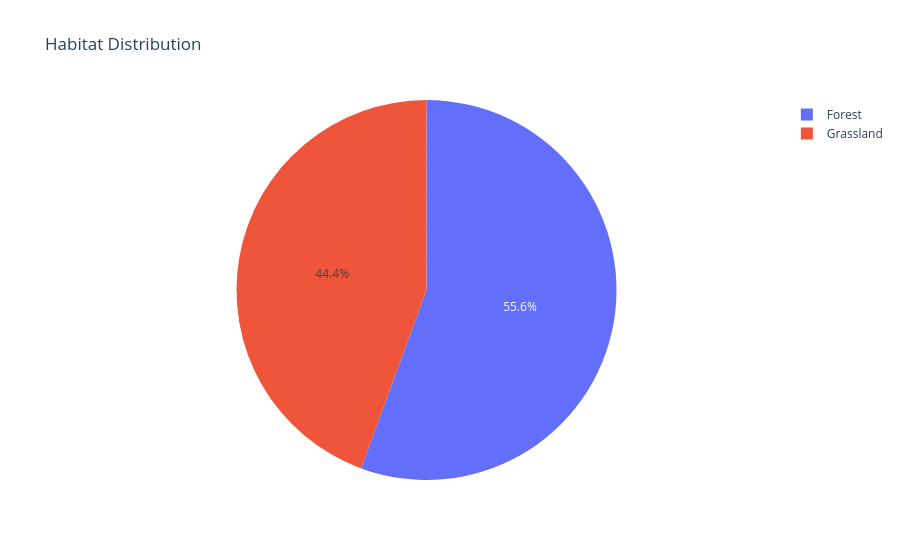

The cell this chart's notebook holds for it:
### Code cell
fig = px.pie(
    habitat_counts,
    names="Habitat",
    values="Observation_Count",
    title="Habitat Distribution"
)

fig.show()



plt.savefig(
    "../images/spatial/habitat_distribution.png",
    bbox_inches="tight",
    dpi=300
)

plt.show()

### Figure 1 — Plotly figure (JSON) as saved in the notebook; plotly's stock layout.template omitted (floating-point values rounded to 4 significant figures)
{"data": [{"domain": {"x": [0, 1], "y": [0, 1]}, "hovertemplate": "Habitat=%{label}<br>Observation_Count=%{value}<extra></extra>", "labels": ["Forest", "Grassland"], "legendgroup": "", "name": "", "showlegend": true, "type": "pie", "values": [8546, 6826]}], "layout": {"legend": {"tracegroupgap": 0}, "title": {"text": "Habitat Distribution"}}}
